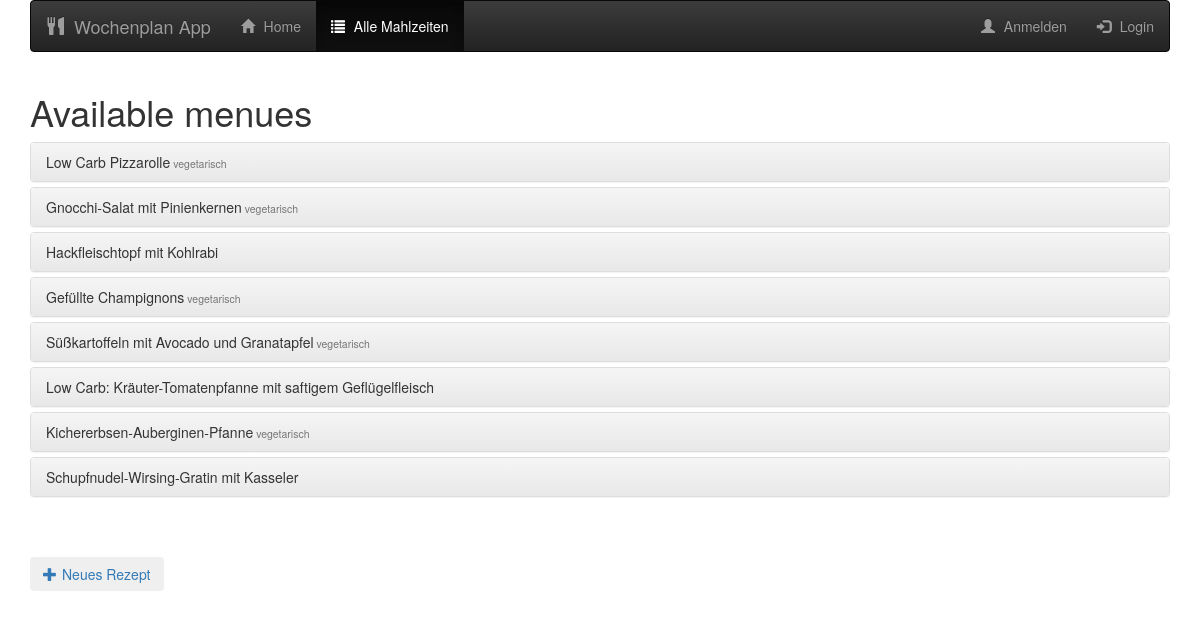
The app's page /available_menues with its own data.
### database_setup.py (models this page shows, shortened)
class Meal(Base):
    __tablename__ = 'meal'
    id = Column(Integer, primary_key=True)
    name = Column(String(250), nullable=False)
    receipt = Column(String)
    veggie = Column(Boolean)
    portions = Column(Integer)

### weekplan_server.py (the view)
@app.route('/available_menues')
def available_menues():
    available_menues = session.query(Meal).all()
    all_ingredients = session.query(Ingredients).all()
    return render_template('availablemenues.html',
                           available_menues=available_menues,
                           all_ingredients=all_ingredients)

### templates/availablemenues.html (shortened to what this page needs)
{% extends "main.html" %} {% block content %} {% include "header.html" %}
<div class="container">
  <h1>Available menues</h1>
  <div class="panel-group" id="accordion">
    {% for menu in available_menues %}
    <div class="panel panel-default">
      <div class="panel-heading">
        <h4 class="panel-title">
            <a data-toggle="collapse" data-parent="#accordion" href="#collapse_{{menu.id}}">
            {{menu.name}}<small>{% if menu.veggie%} vegetarisch {% endif %}</small></a>
          </h4>
      </div>
    </div>
    {% endfor %}
  </div>
  <button type='submit' class="btn btn-dafault" id="new" value="new_meal">
    <a href="{{url_for('add_new_meal')}}">
      <span class="glyphicon glyphicon-plus" aria-hidden="true"></span>Neues Rezept
    </a>
  </button>
</div>
{% endblock %}

### templates/main.html (shortened to what this page needs)
<!DOCTYPE html>
<html lang="de">
<head>
	<link rel="stylesheet" href="https://maxcdn.bootstrapcdn.com/bootstrap/3.3.7/css/bootstrap.min.css">
	<link rel="stylesheet" href="https://maxcdn.bootstrapcdn.com/bootstrap/3.3.7/css/bootstrap-theme.min.css">
	<link rel="stylesheet" type=text/css href="{{ url_for('static', filename='styles.css') }}">
	<link rel="stylesheet" href="https://cdnjs.cloudflare.com/ajax/libs/bootstrap-datepicker/1.6.4/css/bootstrap-datepicker3.css" />
	<link rel="stylesheet" href="https://netdna.bootstrapcdn.com/bootstrap/3.0.3/css/bootstrap.min.css" />
</head>
<body>
		{% block content %} {% endblock %}
</body>
</html>

### templates/header.html (shortened to what this page needs)
<div class="container">
  <nav class="navbar navbar-inverse">
    <div class="navbar-header">
      <a class="navbar-brand" href="#"><span class="glyphicon glyphicon-cutlery" aria-hidden="true"></span> Wochenplan App</a>
    </div>
    <div class="collapse navbar-collapse" id="myNavbar">
      <ul class="nav navbar-nav">
        <li {% if request.path=="/" %} class="active" {% endif %}><a href="{{url_for('weekplan')}}">
          <span class="glyphicon glyphicon-home"></span> Home</a>
        </li>
        <li {% if request.path=="/available_menues" %} class="active" {% endif %}>
          <a href="{{url_for('available_menues')}}">
            <span class="glyphicon glyphicon-list" aria-hidden="true">
            </span> Alle Mahlzeiten</a>
        </li>
      </ul>
      <ul class="nav navbar-nav navbar-right">
        <li><a href="#"><span class="glyphicon glyphicon-user"></span> Anmelden</a></li>
        <li><a href="{{url_for('showLogin')}}"><span class="glyphicon glyphicon-log-in"></span> Login</a></li>
      </ul>
    </div>
  </nav>
</div>

### static/style/styles.css (style rules this page uses)
h1 { font-family: "Helvetica Neue Light", Roboto, Helvetica, Arial, sans-serif; font-size: 50px; color: #51453B; line-height: 60px; font-weight: 300; }
a { font-size: 14px; color: #0093B9; line-height: 17px; }
.btn { padding: 10px; margin: 0; border-color: #9FB80A; border-width: 2px; color: #9FB80A;; }
.glyphicon { margin-right: 5px; }

### records on screen
Meal: name "Low Carb Pizzarolle", veggie "vegetarisch"
Meal: name "Gnocchi-Salat mit Pinienkernen", veggie "vegetarisch"
Meal: name "Hackfleischtopf mit Kohlrabi"
Meal: name "Gefüllte Champignons", veggie "vegetarisch"
Meal: name "Süßkartoffeln mit Avocado und Granatapfel", veggie "vegetarisch"
Meal: name "Low Carb: Kräuter-Tomatenpfanne mit saftigem Geflügelfleisch"
Meal: name "Kichererbsen-Auberginen-Pfanne", veggie "vegetarisch"
Meal: name "Schupfnudel-Wirsing-Gratin mit Kasseler"
